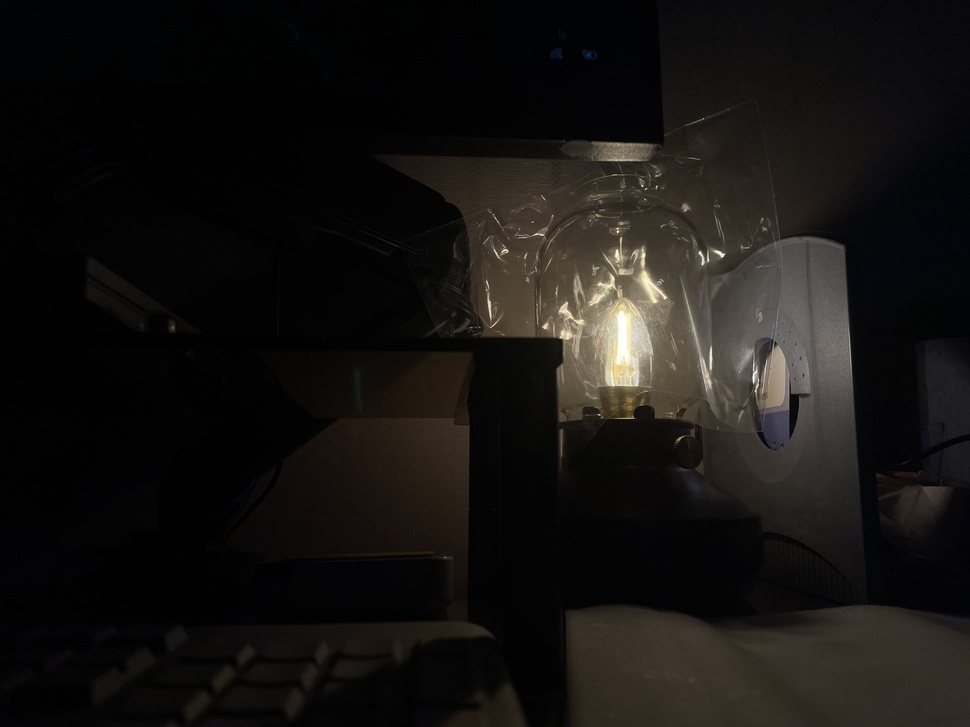
//> input picture lab12/img_001.jpg, 970 x 727 px, shrunk from 4032 x 3024 before the run
$ ./14주차과제   (built with g++ and OpenCV 4)
//> lines starting //> are read from the running program, lines starting //| are printed output that depends on the picture; after the words box and inside, x2 and y2 are one past the last pixel; in counts of white or black regions, pixels touching at a corner belong together
#include <iostream>
#include <ctime>
#include <algorithm>
#include "opencv2/core/core.hpp"			// Mat class와 각종 data structure 및 산술 루틴을 포함하는 헤더
#include "opencv2/highgui/highgui.hpp"		// GUI와 관련된 요소를 포함하는 헤더(imshow 등)
#include "opencv2/imgproc/imgproc.hpp"		// 각종 이미지 처리 함수를 포함하는 헤더
#include <opencv2/photo.hpp>
#include <opencv2/imgcodecs.hpp>

using namespace std;
using namespace cv;


Mat GetHist(Mat src) {
	Mat histogram;
	const int* channel_numbers = { 0 };
	float channel_range[] = { 0.0, 255.0 };
	const float* channel_ranges = channel_range;
	int number_bins = 255;

	cvtColor(src, src, CV_RGB2GRAY); //grey scale로 변환
	calcHist(&src, 1, channel_numbers, Mat(), histogram, 1, &number_bins, &channel_ranges);

	int hist_w = 400;
	int hist_h = 250;
	int bin_w = cvRound((double)hist_w / number_bins);

	Mat histImage(hist_h, hist_w, CV_8UC1, Scalar(0, 0, 0));
	normalize(histogram, histogram, 0, histImage.rows, NORM_MINMAX, -1, Mat());

	for (int i = 1; i < number_bins; i++) {
		line(histImage, Point(bin_w * (i - 1), hist_h - cvRound(histogram.at<float>(i - 1))),
			Point(bin_w * (i), hist_h - cvRound(histogram.at<float>(i))),
			Scalar(255, 0, 0), 2, 8, 0);
	}
	return histImage;
}


// [10 lines of commented-out code are left out]

void readImagesAndTimes(vector<Mat>& images, vector<float>& times) {
	int numImages = 4;
	static const float timesArray[] = { 0.01f, 0.06f, 0.12f, 1.00f };
	times.assign(timesArray, timesArray + numImages);
	static const char* filenames[] = { "lab12/img_001.jpg","lab12/img_006.jpg", "lab12/img_012.jpg", "lab12/img_100.jpg" };
	for (int i = 0; i < numImages; i++) {
		Mat im = imread(filenames[i]);
		images.push_back(im);
	}
}


void HDRIMG() {
	cout << "Reading images and exposure times ... ";
	vector<Mat> images;
	vector<float> times;

	readImagesAndTimes(images, times);
	cout << "finished" << endl;

	cout << "aligning images ... ";
	Ptr<AlignMTB> alignMTB = createAlignMTB();
	alignMTB->process(images, images);
	cout << "finished" << endl;


	cout << "calculating camera response function ... ";
	Mat responseDebevec;
	Ptr<CalibrateDebevec> calibrateDebevec = createCalibrateDebevec();
	calibrateDebevec->process(images, responseDebevec, times);
	cout << "finished" << endl;
	cout << "-----------CRF-------------" << endl;
	cout << responseDebevec << endl;


	cout << "merging images into one HDR image ... " << endl;
	Mat hdrDebevec;
	Ptr<MergeDebevec> mergeDebevec = createMergeDebevec();
	mergeDebevec->process(images, hdrDebevec, times, responseDebevec);
	//imwrite("lab12/hdrDebevec.hdr", hdrDebevec);
	//imshow("lab12/hdrDebevec.hdr", hdrDebevec);


	cout << "tonemapping using Drago's method ...  " << endl;
	Mat IdrDrago;
	Ptr<TonemapDrago> tonemapDrago = createTonemapDrago(1.3f, 1.25f, 0.85f);
	tonemapDrago->process(hdrDebevec, IdrDrago);
	IdrDrago = 3 * IdrDrago;
	imwrite("lab12/Idr-Drago3.jpg", IdrDrago * 255);
	imshow("histDrago2", GetHist(IdrDrago * 255));


	cout << "tonemapping using Reinhard's method ...  " << endl;
	Mat IdrReinhard;
	Ptr<TonemapReinhard> tonemapReinhard = createTonemapReinhard(2.0f, 0, 0, 0);
	tonemapReinhard->process(hdrDebevec, IdrReinhard);
	imwrite("lab12/Idr-Reinhard3.jpg", IdrReinhard * 255);
	imshow("histReinhard2", GetHist(IdrReinhard * 255));

	cout << "tonemapping using Mantiuk's method ...  " << endl;
	Mat IdrMantiuk;
	Ptr<TonemapMantiuk> tonemapMantiuk = createTonemapMantiuk(1.5f, 0.8f, 1.5f);
	tonemapMantiuk->process(hdrDebevec, IdrMantiuk);
	IdrMantiuk = 3 * IdrMantiuk;
	imwrite("lab12/Idr-Mantiuk3.jpg", IdrMantiuk * 255);
	imshow("histMantiuk", GetHist(IdrMantiuk * 255));

	//waitKey();


}

int main() {
	imshow("hist001", GetHist(imread("lab12/img_001.jpg", IMREAD_COLOR)));
//> in GetHist, `calcHist(&src, 1, channel_numbers, Mat(), histogram, 1, &number_bins, ..`: histogram = 255 values, max 104971 at index 1, min 6 at index 244, mean 2765.4
//> in GetHist, `normalize(histogram, histogram, 0, histImage.rows, NORM_MINMAX, -1, Ma..`: histogram = 255 values, max 250 at index 1, min 0 at index 244, mean 6.57
//> after the loop in GetHist, `for (int i = 1; i < number_bins; i++)`: histImage: 250 rows x 400 cols, CV_8UC1; 2% white; 1 white region, box (x1, y1, x2, y2) and area: (0, 0, 400, 250) 2002
	imshow("hist006", GetHist(imread("lab12/img_006.jpg", IMREAD_COLOR)));
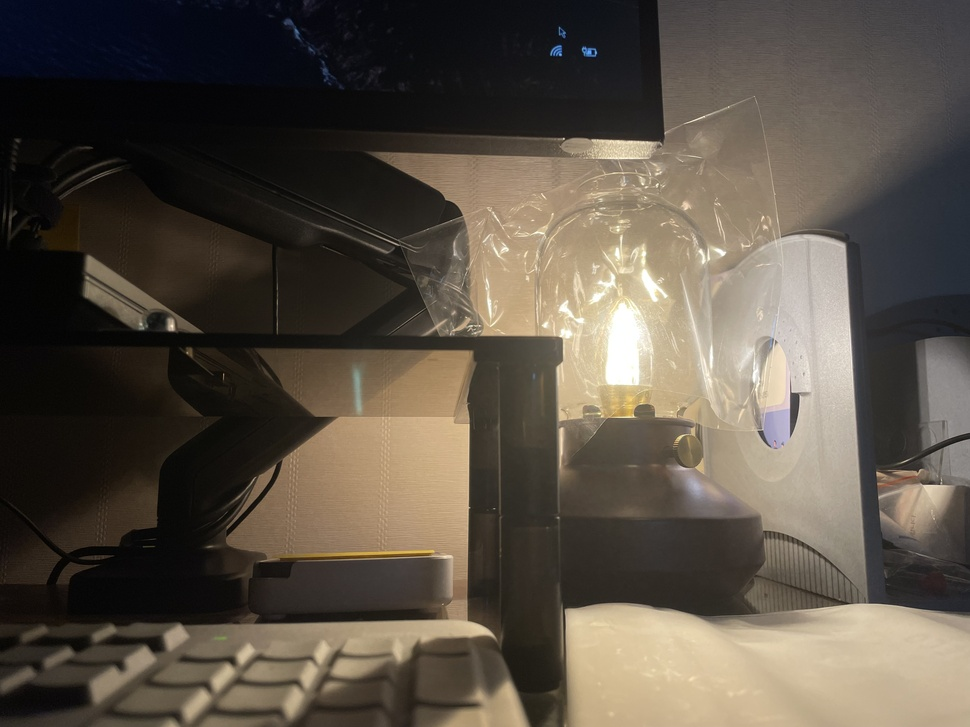
//> input picture lab12/img_006.jpg, 970 x 727 px, shrunk from 4032 x 3024 before the run
//> after the loop in GetHist (call 2), `for (int i = 1; i < number_bins; i++)`: histImage: 250 rows x 400 cols, CV_8UC1; 3% white; 1 white region, box (x1, y1, x2, y2) and area: (0, 0, 400, 250) 3002
	imshow("hist012", GetHist(imread("lab12/img_012.jpg", IMREAD_COLOR)));
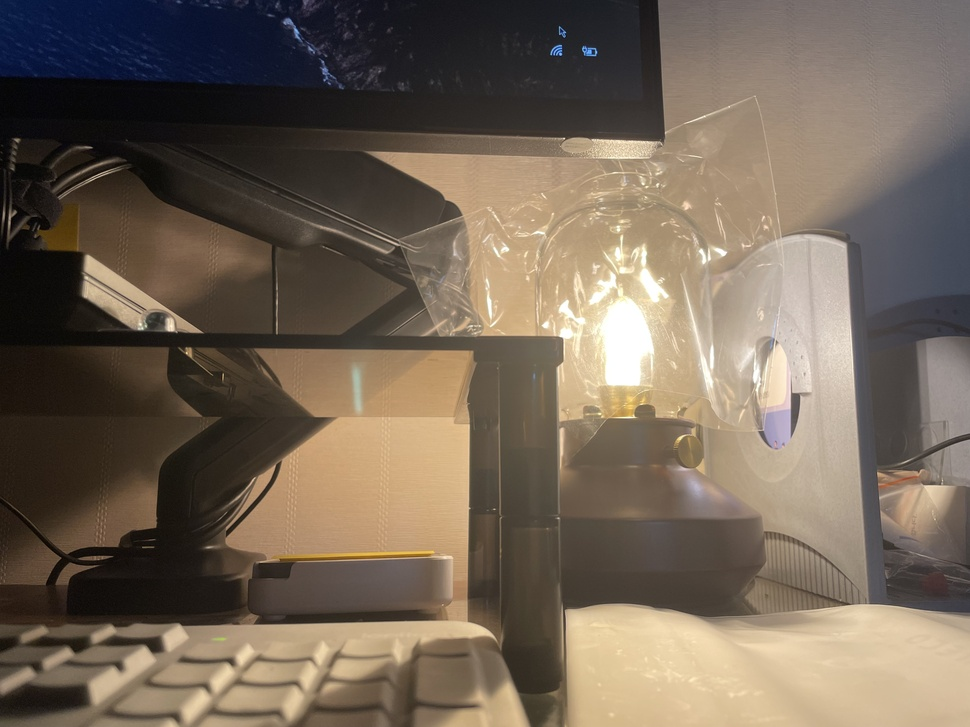
//> input picture lab12/img_012.jpg, 970 x 727 px, shrunk from 4032 x 3024 before the run
//> after the loop in GetHist (call 3), `for (int i = 1; i < number_bins; i++)`: histImage: 250 rows x 400 cols, CV_8UC1; 3.8% white; 1 white region, box (x1, y1, x2, y2) and area: (0, 0, 400, 250) 3811
	imshow("hist100", GetHist(imread("lab12/img_100.jpg", IMREAD_COLOR)));
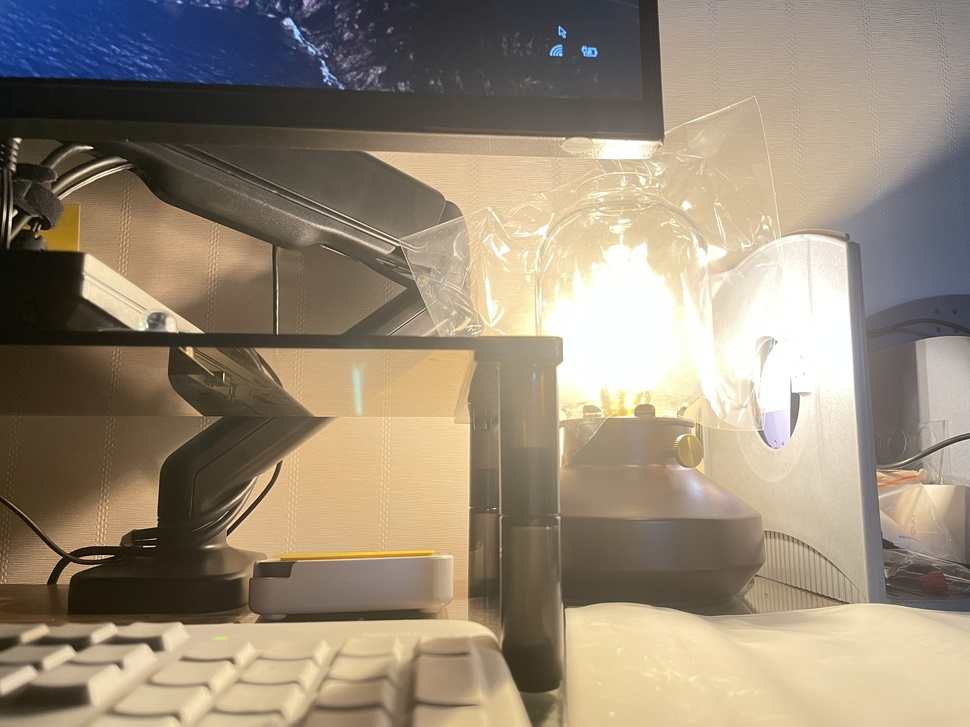
//> input picture lab12/img_100.jpg, 970 x 727 px, shrunk from 4032 x 3024 before the run
//> in GetHist (call 4), `cvtColor(src, src, CV_RGB2GRAY);`:
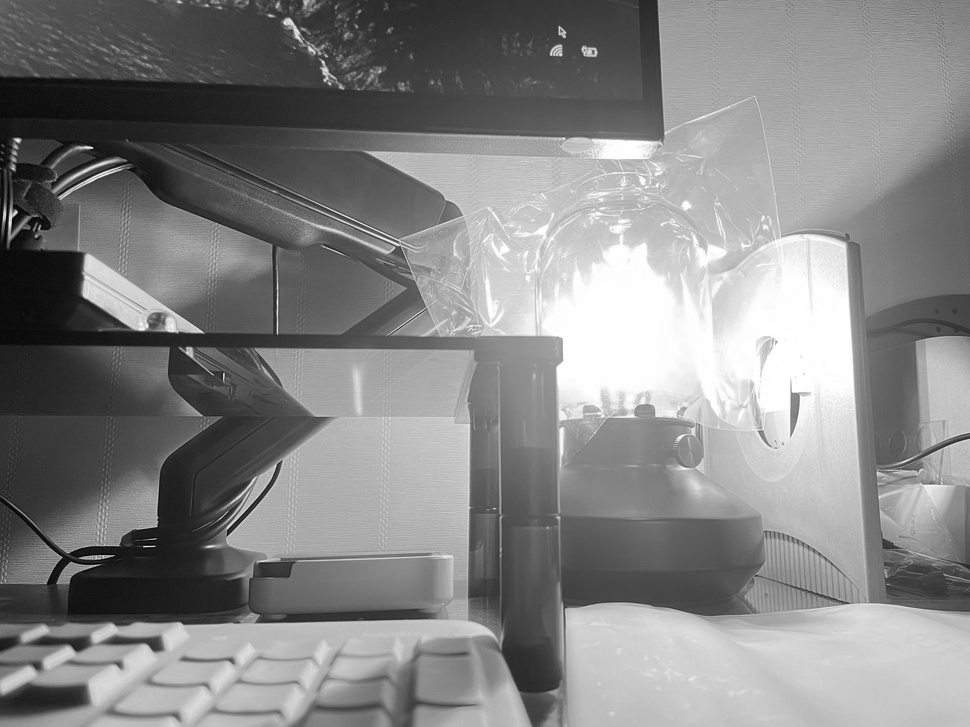
//> src: 727 rows x 970 cols, CV_8UC1; min 0, max 255, mean 133.1
//> in GetHist (call 4), `calcHist(&src, 1, channel_numbers, Mat(), histogram, 1, &number_bins, ..`: histogram = 255 values, max 15012 at index 254, min 1 at index 0, mean 2741.9
//> in GetHist (call 4), `normalize(histogram, histogram, 0, histImage.rows, NORM_MINMAX, -1, Ma..`: histogram = 255 values, max 250 at index 254, min 0 at index 0, mean 45.65
//> after the loop in GetHist (call 4), `for (int i = 1; i < number_bins; i++)`: histImage: 250 rows x 400 cols, CV_8UC1; 1.7% white in thin lines or dots, all inside (x1, y1, x2, y2) = (0, 169, 400, 250)

	HDRIMG();
//> in readImagesAndTimes, im is the input picture: 727 rows x 970 cols, CV_8UC3; mean B, G, R 17.5, 19.8, 21.9
//> in HDRIMG, `imwrite("lab12/Idr-Drago3.jpg", IdrDrago * 255);`:
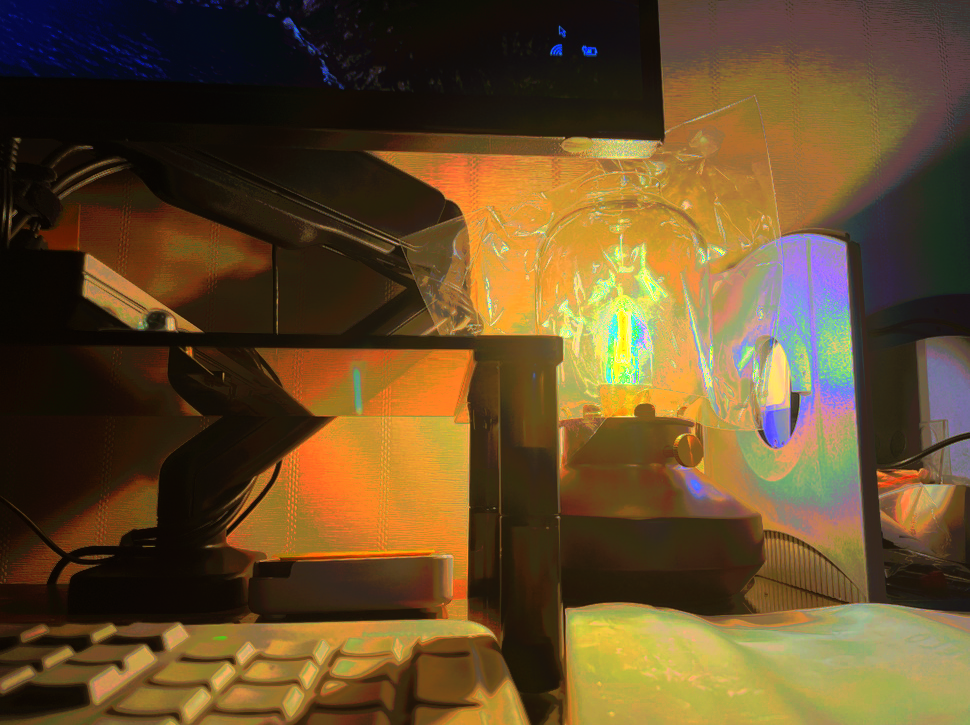
//> saved as Idr-Drago3.jpg: 725 rows x 970 cols, CV_8UC3; mean B, G, R 42.2, 76.8, 101
//> after the loop in GetHist (call 5), `for (int i = 1; i < number_bins; i++)`: histImage: 250 rows x 400 cols, CV_8UC1; 4.4% white; 1 white region, box (x1, y1, x2, y2) and area: (0, 0, 400, 250) 4431
//> after the loop in GetHist (call 6), `for (int i = 1; i < number_bins; i++)`: histImage: 250 rows x 400 cols, CV_8UC1; 4.5% white; 1 white region, box (x1, y1, x2, y2) and area: (0, 0, 400, 250) 4466
//> in HDRIMG, `imwrite("lab12/Idr-Mantiuk3.jpg", IdrMantiuk * 255);`:
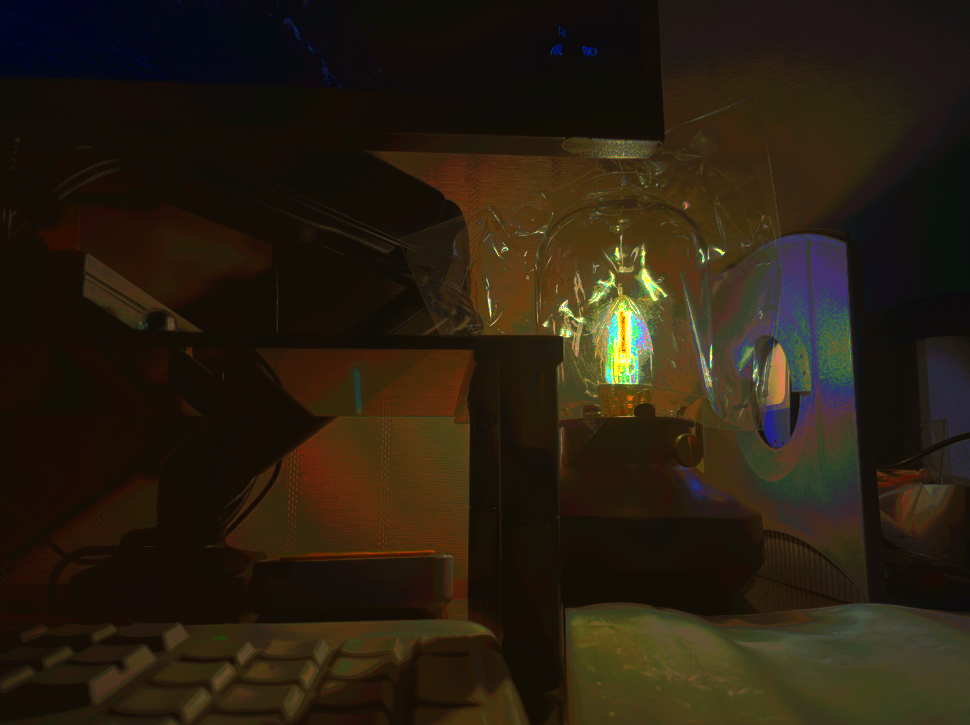
//> saved as Idr-Mantiuk3.jpg: 725 rows x 970 cols, CV_8UC3; mean B, G, R 17.2, 31, 41.1
//> in GetHist (call 7), `calcHist(&src, 1, channel_numbers, Mat(), histogram, 1, &number_bins, ..`: histogram = 255 values, max 233360 at index 11, min 0 at index 0, mean 2752.9
//> in GetHist (call 7), `normalize(histogram, histogram, 0, histImage.rows, NORM_MINMAX, -1, Ma..`: histogram = 255 values, max 250 at index 11, min 0 at index 0, mean 2.95
//> after the loop in GetHist (call 7), `for (int i = 1; i < number_bins; i++)`:
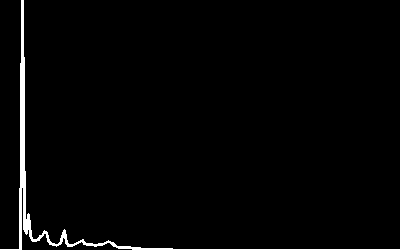
//> histImage: 250 rows x 400 cols, CV_8UC1; 2% white; 1 white region, box (x1, y1, x2, y2) and area: (0, 0, 400, 250) 1976

	waitKey();
}
